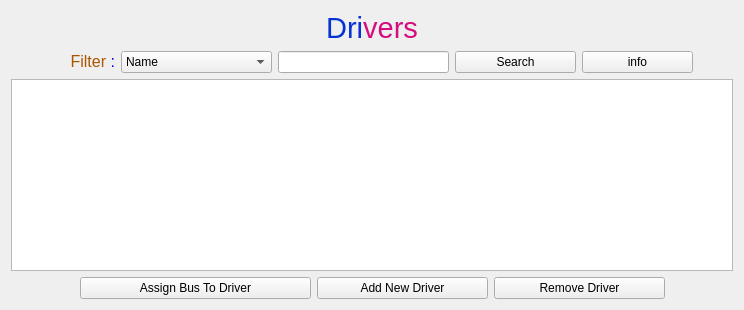
          <widget class="QWidget" name="drivers">
           <layout class="QGridLayout" name="gridLayout_56">
            <item row="0" column="0">
             <widget class="QLabel" name="label_138">
              <property name="text">
               <string>&lt;html&gt;&lt;head/&gt;&lt;body&gt;&lt;p align=&quot;center&quot;&gt;&lt;span style=&quot; font-size:22pt; color:#0532d5;&quot;&gt;Dri&lt;/span&gt;&lt;span style=&quot; font-size:22pt; color:#d50e7f;&quot;&gt;vers&lt;/span&gt;&lt;/p&gt;&lt;/body&gt;&lt;/html&gt;</string>
              </property>
             </widget>
            </item>
            <item row="1" column="0">
             <layout class="QVBoxLayout" name="verticalLayout_45">
              <item>
               <layout class="QHBoxLayout" name="horizontalLayout_46">
                <item>
                 <spacer name="horizontalSpacer_117">
                  <property name="orientation">
                   <enum>Qt::Horizontal</enum>
                  </property>
                  <property name="sizeHint" stdset="0">
                   <size>
                    <width>40</width>
                    <height>20</height>
                   </size>
                  </property>
                 </spacer>
                </item>
                <item>
                 <widget class="QLabel" name="label_139">
                  <property name="minimumSize">
                   <size>
                    <width>64</width>
                    <height>21</height>
                   </size>
                  </property>
                  <property name="text">
                   <string>&lt;html&gt;&lt;head/&gt;&lt;body&gt;&lt;p align=&quot;right&quot;&gt;&lt;span style=&quot; font-size:12pt; color:#aa5500;&quot;&gt;Filter &lt;/span&gt;&lt;span style=&quot; font-size:12pt; color:#0000ff;&quot;&gt;:&lt;/span&gt;&lt;/p&gt;&lt;/body&gt;&lt;/html&gt;</string>
                  </property>
                 </widget>
                </item>
                <item>
                 <widget class="QComboBox" name="comboBox_23">
                  <property name="minimumSize">
                   <size>
                    <width>151</width>
                    <height>0</height>
                   </size>
                  </property>
                  <item>
                   <property name="text">
                    <string>Name</string>
                   </property>
                  </item>
                  <item>
                   <property name="text">
                    <string>Phone Number</string>
                   </property>
                  </item>
                  <item>
                   <property name="text">
                    <string>Email</string>
                   </property>
                  </item>
                  <item>
                   <property name="text">
                    <string>ID Number</string>
                   </property>
                  </item>
                  <item>
                   <property name="text">
                    <string>Regesterd Time</string>
                   </property>
                  </item>
                 </widget>
                </item>
                <item>
                 <widget class="QLineEdit" name="lineEdit_23">
                  <property name="minimumSize">
                   <size>
                    <width>171</width>
                    <height>0</height>
                   </size>
                  </property>
                 </widget>
                </item>
                <item>
                 <widget class="QPushButton" name="pushButton_89">
                  <property name="minimumSize">
                   <size>
                    <width>121</width>
                    <height>0</height>
                   </size>
                  </property>
                  <property name="text">
                   <string>Search</string>
                  </property>
                  <property name="icon">
                   <iconset theme="edit-find">
                    <normaloff>../../../../../.designer/backup</normaloff>../../../../../.designer/backup</iconset>
                  </property>
                 </widget>
                </item>
                <item>
                 <widget class="QPushButton" name="pushButton_90">
                  <property name="minimumSize">
                   <size>
                    <width>111</width>
                    <height>0</height>
                   </size>
                  </property>
                  <property name="text">
                   <string>info</string>
                  </property>
                  <property name="icon">
                   <iconset theme="dialog-information">
                    <normaloff>../../../../../.designer/backup</normaloff>../../../../../.designer/backup</iconset>
                  </property>
                 </widget>
                </item>
                <item>
                 <spacer name="horizontalSpacer_118">
                  <property name="orientation">
                   <enum>Qt::Horizontal</enum>
                  </property>
                  <property name="sizeHint" stdset="0">
                   <size>
                    <width>40</width>
                    <height>20</height>
                   </size>
                  </property>
                 </spacer>
                </item>
               </layout>
              </item>
              <item>
               <widget class="QTableWidget" name="tableWidget_25"/>
              </item>
              <item>
               <layout class="QHBoxLayout" name="horizontalLayout_47">
                <item>
                 <spacer name="horizontalSpacer_119">
                  <property name="orientation">
                   <enum>Qt::Horizontal</enum>
                  </property>
                  <property name="sizeHint" stdset="0">
                   <size>
                    <width>40</width>
                    <height>20</height>
                   </size>
                  </property>
                 </spacer>
                </item>
                <item>
                 <widget class="QPushButton" name="pushButton_92">
                  <property name="minimumSize">
                   <size>
                    <width>231</width>
                    <height>0</height>
                   </size>
                  </property>
                  <property name="text">
                   <string>Assign Bus To Driver</string>
                  </property>
                  <property name="icon">
                   <iconset theme="document-page-setup">
                    <normaloff>../../../../../.designer/backup</normaloff>../../../../../.designer/backup</iconset>
                  </property>
                 </widget>
                </item>
                <item>
                 <widget class="QPushButton" name="pushButton_91">
                  <property name="minimumSize">
                   <size>
                    <width>171</width>
                    <height>0</height>
                   </size>
                  </property>
                  <property name="text">
                   <string>Add New Driver</string>
                  </property>
                  <property name="icon">
                   <iconset theme="list-add">
                    <normaloff>../../../../../.designer/backup</normaloff>../../../../../.designer/backup</iconset>
                  </property>
                 </widget>
                </item>
                <item>
                 <widget class="QPushButton" name="pushButton_93">
                  <property name="minimumSize">
                   <size>
                    <width>171</width>
                    <height>0</height>
                   </size>
                  </property>
                  <property name="text">
                   <string>Remove Driver</string>
                  </property>
                  <property name="icon">
                   <iconset theme="list-remove">
                    <normaloff>../../../../../.designer/backup</normaloff>../../../../../.designer/backup</iconset>
                  </property>
                 </widget>
                </item>
                <item>
                 <spacer name="horizontalSpacer_120">
                  <property name="orientation">
                   <enum>Qt::Horizontal</enum>
                  </property>
                  <property name="sizeHint" stdset="0">
                   <size>
                    <width>40</width>
                    <height>20</height>
                   </size>
                  </property>
                 </spacer>
                </item>
               </layout>
              </item>
             </layout>
            </item>
           </layout>
          </widget>
